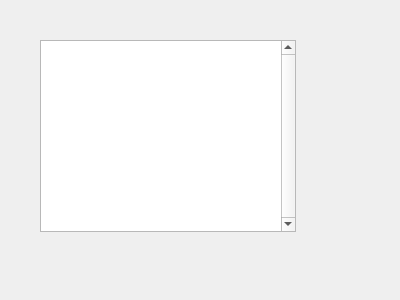
<?xml version="1.0" encoding="UTF-8"?>
<ui version="4.0">
 <class>NewForm</class>
 <widget class="QWidget" name="NewForm">
  <property name="geometry">
   <rect>
    <x>0</x>
    <y>0</y>
    <width>400</width>
    <height>300</height>
   </rect>
  </property>
  <property name="windowTitle">
   <string>Form</string>
  </property>
  <widget class="QTextBrowser" name="textBrowser">
   <property name="geometry">
    <rect>
     <x>40</x>
     <y>40</y>
     <width>256</width>
     <height>192</height>
    </rect>
   </property>
   <property name="verticalScrollBarPolicy">
    <enum>Qt::ScrollBarAlwaysOn</enum>
   </property>
   <property name="openExternalLinks">
    <bool>false</bool>
   </property>
  </widget>
 </widget>
 <resources/>
 <connections/>
</ui>
